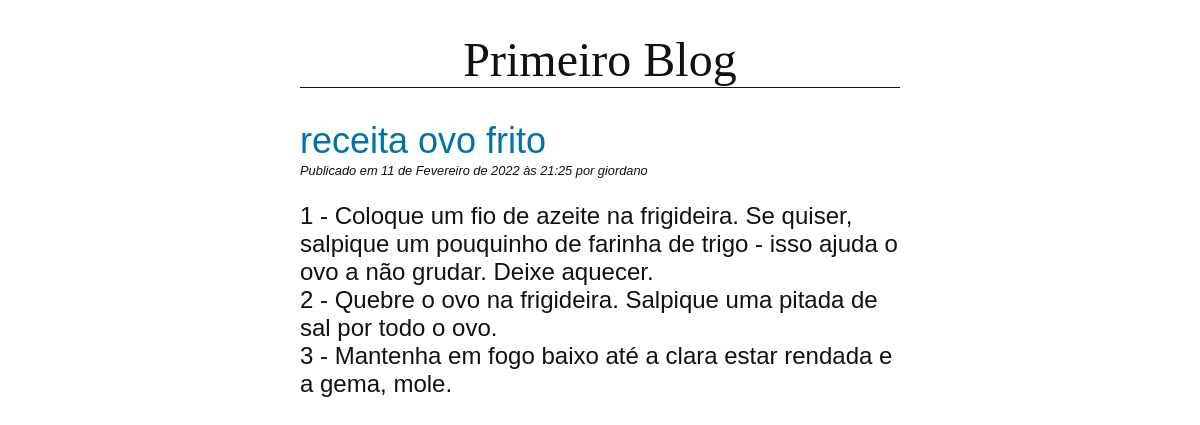
Screenshot of /blog/receita-ovo-frito/ with the database file from the repository.
### blog/models.py (models this page shows, shortened)
class Post(models.Model):
    titulo = models.CharField(max_length=255) # Título do post
    slug = models.SlugField(max_length=255, unique=True)
    autor = models.ForeignKey(User, on_delete=models.CASCADE)  # Autor do post
    body = models.TextField()  # Texto do post / corpo do post
    created = models.DateTimeField(auto_now_add=True)  # Add automaticamente a Data/Hora da criação do post
    updated = models.DateTimeField(auto_now=True)  # A cada modificação no post, atualiza automaticamente o campo updated
    class Meta:
        ordering = ("-created",)

### blog/views.py (the view)
# urls.py: path("<slug:slug>/", views.PostDetailView.as_view(), name="detail"),  # irá acessar página do post
class PostDetailView(DetailView):
    model = Post

### blog/templates/blog/post_detail.html (shortened to what this page needs)
{% extends "blog/base.html" %}
{% block content %}
    <h2>{{ post.titulo }}</h2>
    <p class="date">
        Publicado em {{ post.created }} por {{ post.autor }}
    </p>
    {{ post.body|linebreaks }}
{% endblock %}

### blog/static/css/blog.css (style rules this page uses)
body { margin: 0 25%; font-family: sans-serif; font-size: 1.5rem; color: #111111; }
h2 { color: #0072aa; font-weight: normal; margin-bottom: 1px; }
p.date { font-size: 0.8rem; font-style: italic; margin-top: 1px; }

### rows the page displays
Post: titulo "receita ovo frito", created "11 de Fevereiro de 2022 às 21:25", autor "giordano", body "1 - Coloque um fio de azeite na frigideira. Se quiser, salpique um pouquinho de farinha de trigo - isso ajuda o ovo a não grudar. Deixe aquecer. 2 - Quebre o ovo na frigideira. Salpique uma pitada de sal por todo o ovo. 3 - Mantenha em fogo baixo até a clara estar rendada e a gema, mole."
